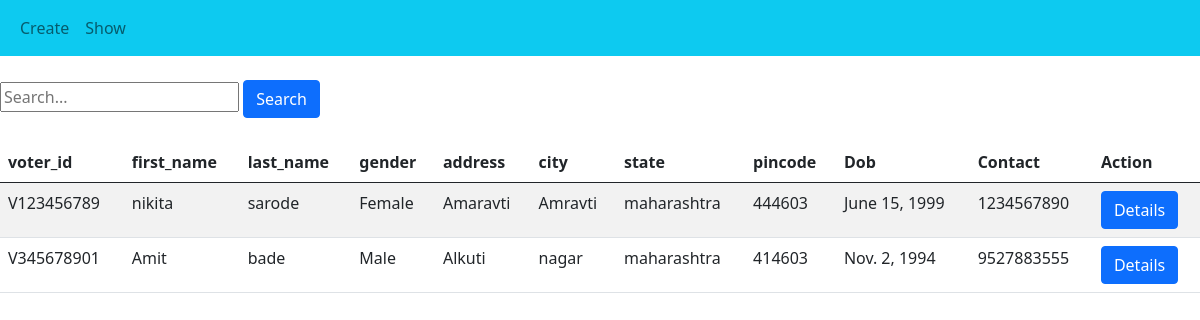
Page /show/ on the committed database.
### crud_app/models.py (models this page shows, shortened)
class Voter(models.Model):
    gen = [("Male", 'Male'), ("Female", "Female"), ("Other", "Other")]
    voter_id = models.CharField(max_length=10, unique=True)
    first_name = models.CharField(max_length=20)
    last_name = models.CharField(max_length=20)
    gender = models.CharField(max_length=10, choices=gen)
    address = models. CharField(max_length=30)
    city = models.CharField(max_length=10)
    state = models.CharField(max_length=20)
    pincode = models.IntegerField()
    dob = models.DateField()
    contact = models.IntegerField()

### crud_app/views.py (the view)
# urls.py: path("show/", show_view, name='show_url'),
def show_view(request):
    template_name = "crud_app/show.html"
    obj = Voter.objects.all()
    form = VoterForm()
    context = {"obj": obj}
    return render(request, template_name, context)

### templates/crud_app/show.html (shortened to what this page needs)
{% extends 'base.html' %}
{% block content %}
    <br>
    <form method="GET" action="{% url 'show_url' %}">
        <input type="text" name="q" placeholder="Search..." value="{{ query }}">
        <button type="submit" class="btn btn-primary">Search</button>
    </form>
    <br>
<body>
            <table class="table table-striped">
                <thead>
                    <tr>
                        <th>voter_id</th>
                        <th>first_name</th>
                        <th>last_name</th>
                        <th>gender</th>
                        <th>address</th>
                        <th>city</th>
                        <th>state</th>
                        <th>pincode</th>
                        <th>Dob</th>
                        <th>Contact</th>
                        <th>Action</th>
                    </tr>
                </thead>
                <tbody>
                    {% for obj in obj%}
                    <tr>
                        <td>{{obj.voter_id}}</td>
                        <td>{{obj.first_name}}</td>
                        <td>{{obj.last_name}}</td>
                        <td>{{obj.gender}}</td>
                        <td>{{obj.address}}</td>
                        <td>{{obj.city}}</td>
                        <td>{{obj.state}}</td>
                        <td>{{obj.pincode}}</td>
                        <td>{{obj.dob}}</td>
                        <td>{{obj.contact}}</td>
                        <td>
                            <a href="{% url 'details_url' obj.id%}">
                                <button class="btn btn-primary">Details</button>
                            </a>
                        </td>
                    </tr>
                {% endfor %}
                </tbody>
            </table>
</body>
{% endblock %}

### templates/base.html (shortened to what this page needs)
<!DOCTYPE html>
<html lang="en">
<head>
    <link rel="stylesheet" href="https://cdn.jsdelivr.net/npm/bootstrap-icons@1.11.3/font/bootstrap-icons.min.css">
    <link href="https://cdn.jsdelivr.net/npm/bootstrap@5.0.2/dist/css/bootstrap.min.css" rel="stylesheet">
</head>
<body>
        <nav class="navbar navbar-expand-lg navbar-light bg-info">
          <div class="container-fluid">
            <div class="collapse navbar-collapse" id="navbarNavAltMarkup">
              <div class="navbar-nav">
                <a class="nav-link" href="{% url 'create_url' %}">Create</a>
                <a class="nav-link" href="{% url 'show_url' %}">Show </a>
              </div>
            </div>
          </div>
        </nav>
         {% block content %}
        {% endblock %}
</body>
</html>

### templates/base.html (style rules this page uses)
.nav-link { font-size: 30px color:black !important }

### rows in the picture
Voter: voter_id "V123456789", first_name "nikita", last_name "sarode", gender "Female", address "Amaravti", city "Amravti", state "maharashtra", pincode "444603", dob "June 15, 1999", contact "1234567890"
Voter: voter_id "V345678901", first_name "Amit", last_name "bade", gender "Male", address "Alkuti", city "nagar", state "maharashtra", pincode "414603", dob "Nov. 2, 1994", contact "9527883555"
